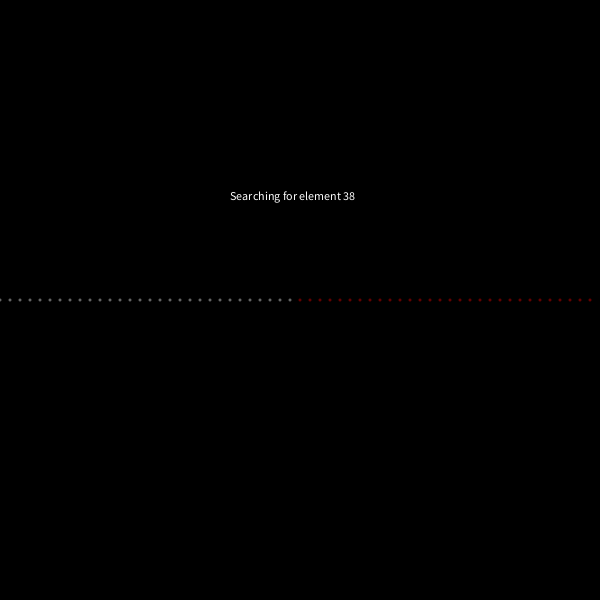
Frame 1 (no input)
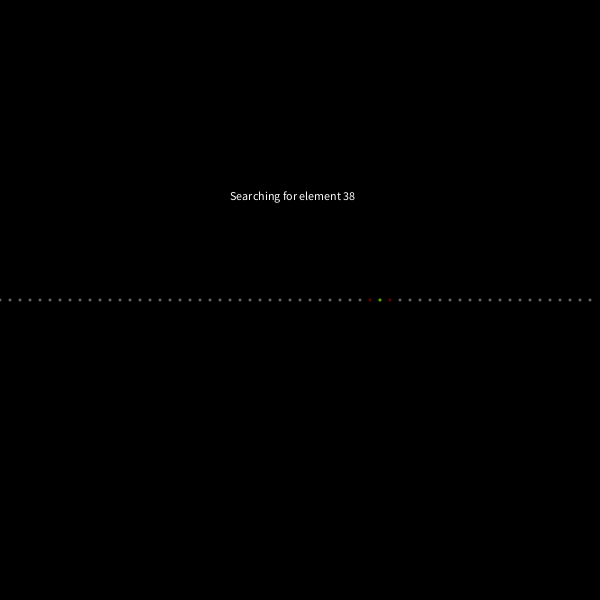
Frame 60 (the mouse pressed at the canvas centre just before this capture)
Frame 120 (the mouse held since frame 60 and released just before this capture): identical to frame 60, image omitted

The Processing sketch that drew these frames (run headless with seeded random() and noise(); from frame 60 on, the mouse is pressed at the canvas centre):

// Processing sketch: processing_100693
// ── processing_100693.pde

int[] data;
int low;
int high;
int middle;
int target;
int randome;

void setup() {
  size(600, 600);
  background(0, 0, 0);
  data = new int[60];
  for (int i = 0; i < data.length; i++) {
    data[i] = i;
  }
  low = 0;
  high = data.length -1;
  middle = (high+low)/2;
  randome = (int) random(0, 60);
  target = randome;
  noStroke();
}

void draw() {
  if (high >= low) {
      background(0,0,0);
      fill(255, 255, 255);
      text("Searching for element " + target, 230, 200);

    middle = (high+low)/2;
    if (data[middle] == target) {
      fill(0, 255, 0);
      ellipse(10*middle, 300, 3, 3);
      fill(255, 255, 255);
    }
    if (data[middle] < target) {
      low = middle + 1;
    }
    if (data[middle] > target) {
      high = middle - 1;
    }
  }
  for (int i = 0; i < data.length; i++) {
    if (low <= i && i <= high) {
      fill(255, 0, 0,100);
    } 
    else {
      fill(255, 255, 255,100);
    }
    ellipse(10*i, 300, 3, 3);
  }
  for(int k = 0; k < 1000000000; k++){
    k++;
    k--;
  }
}
